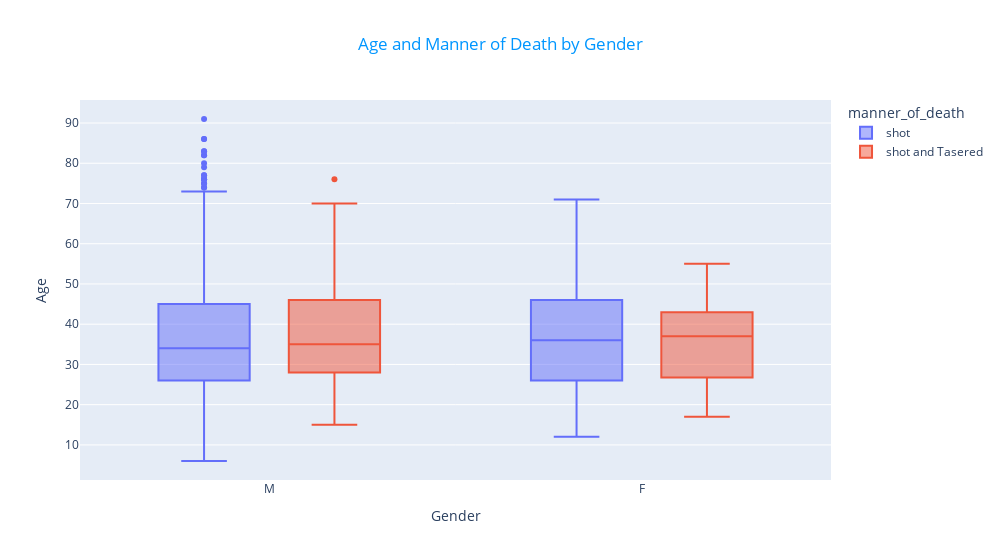

The notebook cell saved with this chart:
### Markdown cell above
# Create a Box Plot Showing the Age and Manner of Death

Break out the data by gender using `df_fatalities`. Is there a difference between men and women in the manner of death?

### Code cell
box = px.box(df_fatalities, x='gender', y='age', color='manner_of_death', title='Age and Manner of Death by Gender')
box.update_layout(xaxis_title='Gender',yaxis_title='Age').update_layout(title_x=0.5, width=1000)
box['layout']['title']['font'] = dict(color='#0096FF')
box.show()

### Figure 1 — Plotly figure (JSON) as saved in the notebook; plotly's stock layout.template omitted (floating-point values rounded to 4 significant figures; data arrays with more than 128 entries replaced by an {"elided": "..."} marker saying what was removed)
{"data": [{"alignmentgroup": "True", "hovertemplate": "manner_of_death=shot<br>gender=%{x}<br>age=%{y}<extra></extra>", "legendgroup": "shot", "marker": {"color": "#636efa"}, "name": "shot", "notched": false, "offsetgroup": "shot", "orientation": "v", "showlegend": true, "type": "box", "x": {"elided": "2363 str values"}, "x0": " ", "xaxis": "x", "y": {"elided": "2363 int values"}, "y0": " ", "yaxis": "y"}, {"alignmentgroup": "True", "hovertemplate": "manner_of_death=shot and Tasered<br>gender=%{x}<br>age=%{y}<extra></extra>", "legendgroup": "shot and Tasered", "marker": {"color": "#EF553B"}, "name": "shot and Tasered", "notched": false, "offsetgroup": "shot and Tasered", "orientation": "v", "showlegend": true, "type": "box", "x": {"elided": "172 str values"}, "x0": " ", "xaxis": "x", "y": {"elided": "172 int values"}, "y0": " ", "yaxis": "y"}], "layout": {"boxmode": "group", "legend": {"title": {"text": "manner_of_death"}, "tracegroupgap": 0}, "title": {"font": {"color": "#0096FF"}, "text": "Age and Manner of Death by Gender", "x": 0.5}, "width": 1000, "xaxis": {"anchor": "y", "domain": [0, 1], "title": {"text": "Gender"}}, "yaxis": {"anchor": "x", "domain": [0, 1], "title": {"text": "Age"}}}}
